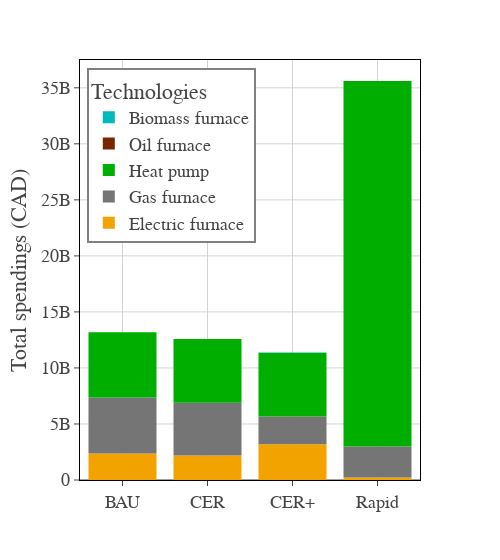

The cell this chart's notebook holds for it:
### Code cell
fig = sciencify_plotly_fig(
    px.bar(
        scenario_spendings,
        x="scenario",
        y="Purchase cost",
        color="tech",
        color_discrete_map=ABM_colors,
    )
)
fig.update_layout(
    yaxis_title="Total spendings (CAD)",
    xaxis_title="",
    legend=dict(
        title_text="Technologies",
        # bgcolor="LightSteelBlue",
        bordercolor="gray",
        borderwidth=2,
        x=0.02,
        y=0.98,
        traceorder="reversed",
    ),
    width=500,
    font_family="cm",
    font_size=18
)
fig.write_image("abm_total_spendings.pdf")
fig.write_image("abm_total_spendings.svg")
fig

### Figure 1 — Plotly figure (JSON) as saved in the notebook; plotly's stock layout.template omitted (floating-point values rounded to 4 significant figures)
{"data": [{"alignmentgroup": "True", "hovertemplate": "tech=Electric furnace<br>scenario=%{x}<br>Purchase cost=%{y}<extra></extra>", "legendgroup": "Electric furnace", "marker": {"color": "#f2a300", "pattern": {"shape": ""}}, "name": "Electric furnace", "offsetgroup": "Electric furnace", "orientation": "v", "showlegend": true, "textposition": "auto", "type": "bar", "x": ["BAU", "CER", "CER+", "Rapid"], "xaxis": "x", "y": [2376000000.0, 2185000000.0, 3201000000.0, 218400000.0], "yaxis": "y"}, {"alignmentgroup": "True", "hovertemplate": "tech=Gas furnace<br>scenario=%{x}<br>Purchase cost=%{y}<extra></extra>", "legendgroup": "Gas furnace", "marker": {"color": "#757575", "pattern": {"shape": ""}}, "name": "Gas furnace", "offsetgroup": "Gas furnace", "orientation": "v", "showlegend": true, "textposition": "auto", "type": "bar", "x": ["BAU", "CER", "CER+", "Rapid"], "xaxis": "x", "y": [4979000000.0, 4709000000.0, 2455000000.0, 2778000000.0], "yaxis": "y"}, {"alignmentgroup": "True", "hovertemplate": "tech=Heat pump<br>scenario=%{x}<br>Purchase cost=%{y}<extra></extra>", "legendgroup": "Heat pump", "marker": {"color": "#00ae00", "pattern": {"shape": ""}}, "name": "Heat pump", "offsetgroup": "Heat pump", "orientation": "v", "showlegend": true, "textposition": "auto", "type": "bar", "x": ["BAU", "CER", "CER+", "Rapid"], "xaxis": "x", "y": [5829000000.0, 5687000000.0, 5681000000.0, 32610000000.0], "yaxis": "y"}, {"alignmentgroup": "True", "hovertemplate": "tech=Oil furnace<br>scenario=%{x}<br>Purchase cost=%{y}<extra></extra>", "legendgroup": "Oil furnace", "marker": {"color": "#772700", "pattern": {"shape": ""}}, "name": "Oil furnace", "offsetgroup": "Oil furnace", "orientation": "v", "showlegend": true, "textposition": "auto", "type": "bar", "x": ["CER"], "xaxis": "x", "y": [6626000.0], "yaxis": "y"}, {"alignmentgroup": "True", "hovertemplate": "tech=Biomass furnace<br>scenario=%{x}<br>Purchase cost=%{y}<extra></extra>", "legendgroup": "Biomass furnace", "marker": {"color": "#00b9ba", "pattern": {"shape": ""}}, "name": "Biomass furnace", "offsetgroup": "Biomass furnace", "orientation": "v", "showlegend": true, "textposition": "auto", "type": "bar", "x": ["CER+"], "xaxis": "x", "y": [51880000.0], "yaxis": "y"}], "layout": {"barmode": "relative", "font": {"family": "cm", "size": 18}, "legend": {"bordercolor": "gray", "borderwidth": 2, "title": {"text": "Technologies"}, "tracegroupgap": 0, "traceorder": "reversed", "x": 0.02, "y": 0.98}, "margin": {"t": 60}, "plot_bgcolor": "white", "width": 500, "xaxis": {"anchor": "y", "domain": [0, 1], "gridcolor": "lightgrey", "linecolor": "black", "mirror": true, "showline": true, "ticks": "outside", "title": {"text": ""}}, "yaxis": {"anchor": "x", "domain": [0, 1], "gridcolor": "lightgrey", "linecolor": "black", "mirror": true, "showline": true, "ticks": "outside", "title": {"text": "Total spendings (CAD)"}}}}
